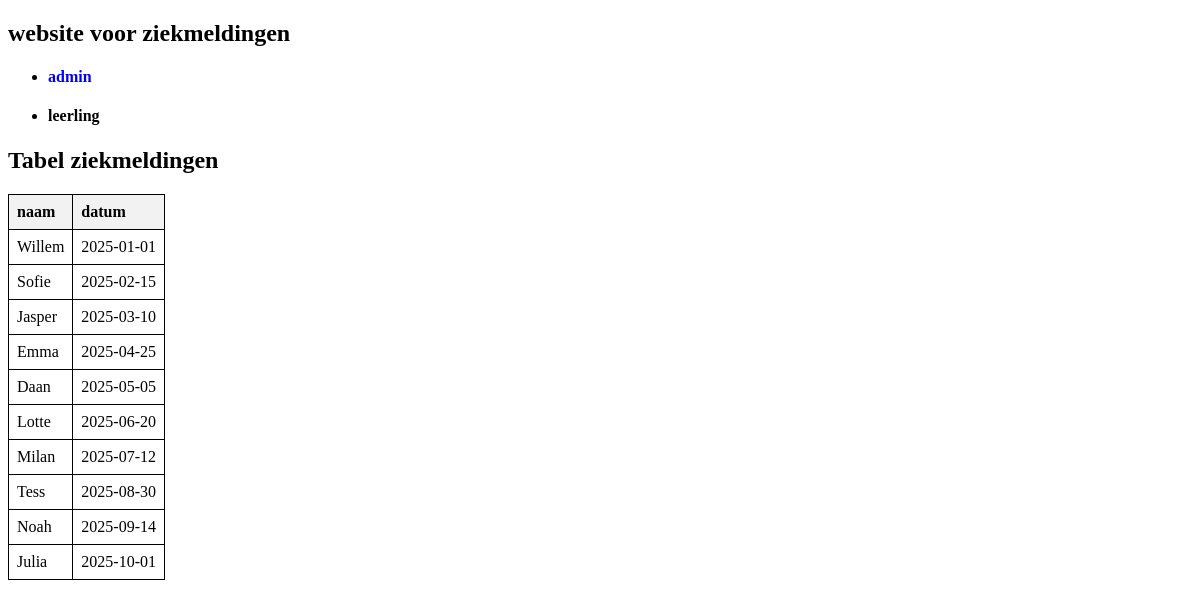
The page / on the database its author committed.
### tables this page shows
CREATE TABLE `ziekmelding` (
  `id` int(255) NOT NULL,
  `naam` varchar(255) NOT NULL,
  `datum` varchar(255) NOT NULL
);

### functies/toonziek.php (the view)
<?php
    require_once 'db_connect.php';
    function toonziek() {
        global $conn;
        $sql = "SELECT * FROM ziekmelding";
        try{
            $result = $conn->query($sql);
            $result = $result->fetchAll(PDO::FETCH_ASSOC);
            echo "<h2>Tabel ziekmeldingen</h2>";
            echo "<table border='1'>";
            echo "<tr><th>naam</th><th>datum</th></tr>";
            if (count($result) > 0) {
                foreach ($result as $row) {
                    echo "<tr>";
                    echo "<td>" . htmlspecialchars($row['naam']) . "</td>";
                    echo "<td>" . htmlspecialchars($row['datum']) . "</td>";
                    echo "</tr>";
                }
            } else {
                echo "<tr><td colspan='2'>Geen ziekmeldingen gevonden.</td></tr>";
            }
            echo "</table>";
        } catch (PDOException $e) {
            echo "Fout bij het ophalen van de gegevens: " . $e->getMessage();
        }
    }
?>

### index.php (shortened to what this page needs)
<!DOCTYPE html>
<html lang="en">
<head>
</head>
<body>
    <header>
        <h2>website voor ziekmeldingen</h2>
        <nav>
            <ul>
                <li><h4><a href="admin.php">admin</a></h4></li>
                <li><h4>leerling</h4></li>
            </ul>
        </nav>
    </header>
    <main>
        <?php
         include 'functies/toonziek.php';
            toonziek();
        ?>
    </main>
</body>
</html>

### index.php (style rules this page uses)
table, th, td { border: 1px solid black; border-collapse: collapse; padding: 8px; text-align: left; }
th { background-color: #f2f2f2; }
a { text-decoration: none; color: blue; }

### rows shown on the page
ziekmelding: naam "Willem", datum "2025-01-01"
ziekmelding: naam "Sofie", datum "2025-02-15"
ziekmelding: naam "Jasper", datum "2025-03-10"
ziekmelding: naam "Emma", datum "2025-04-25"
ziekmelding: naam "Daan", datum "2025-05-05"
ziekmelding: naam "Lotte", datum "2025-06-20"
ziekmelding: naam "Milan", datum "2025-07-12"
ziekmelding: naam "Tess", datum "2025-08-30"
ziekmelding: naam "Noah", datum "2025-09-14"
ziekmelding: naam "Julia", datum "2025-10-01"
